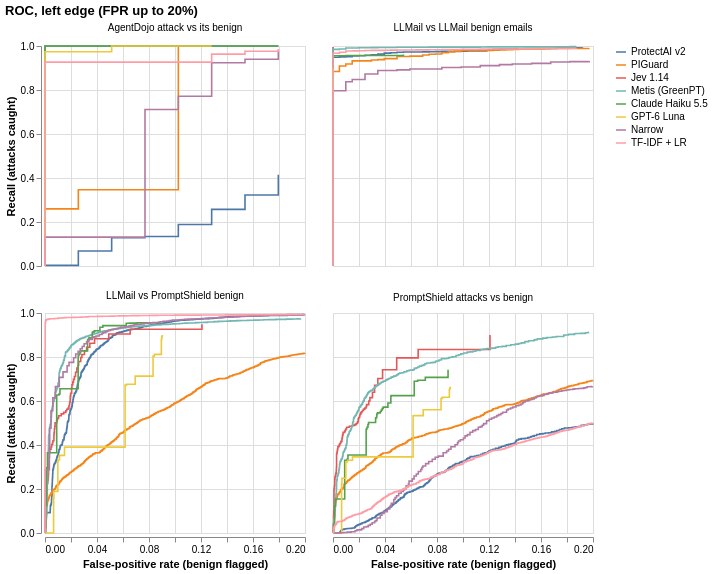

This figure's notebook cell:
### Markdown cell above
## 7. Figures (Altair)

### Code cell
import altair as alt
alt.data_transformers.disable_max_rows()
Path("figures").mkdir(exist_ok=True)
ORDER = list(SCORES)

roc_rows = []
for pair_name, attack_tier, benign_tier in metrics.AUROC_PAIRS[:4]:
    pos_mask = ((test_items["tier"] == attack_tier) & (test_items["label"] == 1)).to_numpy()
    neg_mask = ((test_items["tier"] == benign_tier) & (test_items["label"] == 0)).to_numpy()
    for name in SCORES:
        pts = metrics.roc_points(SCORES[name][test][pos_mask], SCORES[name][test][neg_mask])
        pts = pts[pts["fpr"] <= 0.2]
        roc_rows.append(pts.assign(arm=name, panel=pair_name))
roc = pd.concat(roc_rows)
roc_chart = alt.Chart(roc).mark_line(interpolate="step-after", strokeWidth=1.6).encode(
    x=alt.X("fpr:Q", title="False-positive rate (benign flagged)", scale=alt.Scale(domain=[0, 0.2])),
    y=alt.Y("tpr:Q", title="Recall (attacks caught)", scale=alt.Scale(domain=[0, 1])),
    color=alt.Color("arm:N", sort=ORDER, title=None),
    tooltip=["arm", alt.Tooltip("fpr:Q", format=".3f"), alt.Tooltip("tpr:Q", format=".3f"), alt.Tooltip("threshold:Q", format=".3f")],
).properties(width=260, height=220).facet(facet=alt.Facet("panel:N", title=None), columns=2).properties(
    title="ROC, left edge (FPR up to 20%)")
roc_chart.save("figures/roc_by_tier.html"); roc_chart.save("figures/roc_by_tier.png", scale_factor=2)
roc_chart

### Figure 1 — Vega-Lite specification as saved in the notebook (floating-point values rounded to 4 significant figures; data arrays with more than 128 entries replaced by an {"elided": "..."} marker saying what was removed)
{"config": {"view": {"continuousWidth": 300, "continuousHeight": 300}}, "data": {"name": "data-d514c365490b9fb86e9074dfa16a7464"}, "facet": {"field": "panel", "title": null, "type": "nominal"}, "spec": {"mark": {"type": "line", "interpolate": "step-after", "strokeWidth": 1.6}, "encoding": {"color": {"field": "arm", "sort": ["ProtectAI v2", "PIGuard", "Jev 1.14", "Metis (GreenPT)", "Claude Haiku 5.5", "GPT-6 Luna", "Narrow", "TF-IDF + LR"], "title": null, "type": "nominal"}, "tooltip": [{"field": "arm", "type": "nominal"}, {"field": "fpr", "format": ".3f", "type": "quantitative"}, {"field": "tpr", "format": ".3f", "type": "quantitative"}, {"field": "threshold", "format": ".3f", "type": "quantitative"}], "x": {"field": "fpr", "scale": {"domain": [0, 0.2]}, "title": "False-positive rate (benign flagged)", "type": "quantitative"}, "y": {"field": "tpr", "scale": {"domain": [0, 1]}, "title": "Recall (attacks caught)", "type": "quantitative"}}, "height": 220, "width": 260}, "columns": 2, "title": "ROC, left edge (FPR up to 20%)", "$schema": "https://vega.github.io/schema/vega-lite/v6.4.1.json", "datasets": {"data-d514c365490b9fb86e9074dfa16a7464": {"elided": "12703 records"}}}
